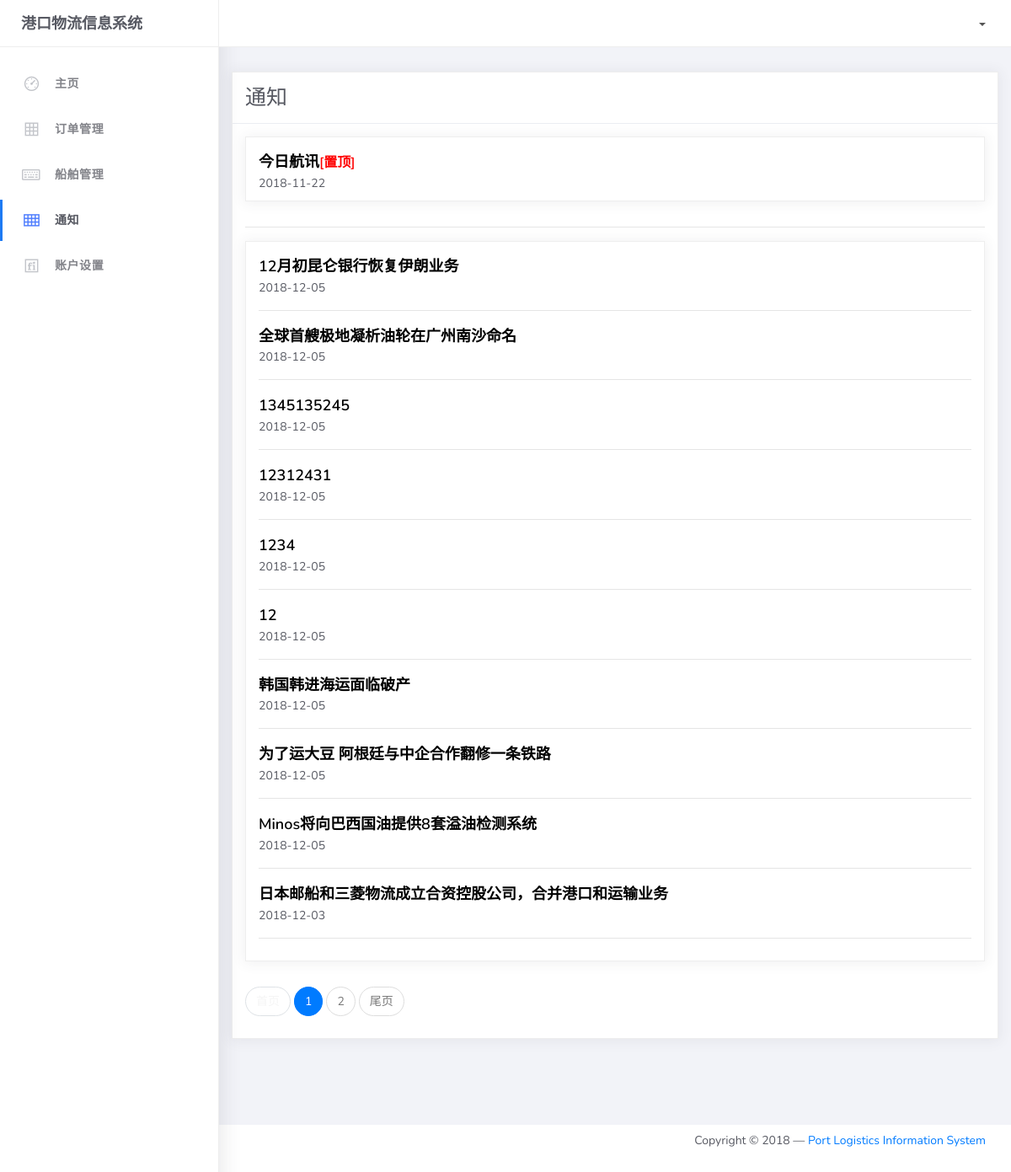
The page /notification/list/1 on the database its author committed.
### notification/models.py (models this page shows, shortened)
class Notification(models.Model):
    title = models.CharField(max_length=50)
    content = models.TextField()  # Text长文本字段，可以写很多内容
    publish_time = models.DateTimeField(auto_now_add=True)  # 日期，新增自动写入
    recommend = models.BooleanField(default=False) #置顶
    class Meta:
        ordering = ['-publish_time']

### notification/views.py (the view)
# urls.py: path('notification/', include("notification.urls")),
def notification(request, page_num):
    page = Paginator(Notification.objects.filter(recommend=False), per_page=10)
    articles = page.page(page_num)
    top_articles = Notification.objects.filter(recommend=True)
    content = {"articles": articles, "top_articles":top_articles, 'page_num':page_num, 'count':page.count//10+1}
    return render(request, "notification.html", content)

### login/templates/notification.html (shortened to what this page needs)
{% extends 'index.html' %}
{% block sidebar %}
	<li class="nav-item">
		<a href="{% url 'homepage' %}">
			<i class="la la-dashboard"></i>
			<p>主页</p>
		</a>
	</li>
	<li class="nav-item">
		<a href="{% url 'order' %}">
			<i class="la la-table"></i>
			<p>订单管理</p>
		</a>
	</li>
	<li class="nav-item">
		<a href="{% url 'ships' %}">
			<i class="la la-keyboard-o"></i>
			<p>船舶管理</p>
		</a>
	</li>
	<li class="nav-item active">
		<a href="notification/list/1">
			<i class="la la-th"></i>
			<p>通知</p>
		</a>
	</li>
	<li class="nav-item">
		<a href="{% url 'profile' %}">
			<i class="la la-fonticons"></i>
			<p>账户设置</p>
		</a>
	</li>
{% endblock %}
{% block main-panel %}
    <div class="content">
        <div class="card">
          <h5 class="card-header">通知</h5>
          <font class="card-body">
                <div class="card">
                      <div class="card-body">
              {% for article in top_articles %}
                          <h4 class="card-title" ><a href="{% url 'detail' article.id %}?infer={{ page_num }}"><font color="black">{{ article.title }}</font></a><font size="3" color="red">[置顶]</font></h4>
                           {{ article.publish_time|date:"Y-m-d" }}
              {% endfor %}
                     </div>
                </div>
                 <hr>
               <div class="card">
                      <div class="card-body">
              {% for article in articles %}
                          <h4 class="card-title"><a href="{% url 'detail' article.id %}?infer={{ page_num }}"><font color="black">{{ article.title }}</font></a></h4>
                           {{ article.publish_time|date:"Y-m-d" }}
                          <hr>
              {% endfor %}
                      </div>
              </div>
              <nav aria-label="Page navigation example">
              <ul class="pagination">
                  {% if page_num == 1 %}
                <li class="page-item disabled">
                  <a class="page-link" href="#"><font color="#f5f5f5">首页</font></a>
                </li>
                  {% else %}
                <li class="page-item">
                  <a class="page-link" href="{% url 'notification' 1 %}">首页</a>
                </li>
                  {% endif %}
                <li class="page-item active">
                  <a class="page-link" href="#">{{ page_num }}<span class="sr-only">(current)</span></a>
                </li>
                  {% if page_num|add:1 > count %}
                  {% else %}
                <li class="page-item"><a class="page-link" href="{% url 'notification' page_num|add:1 %}">{{ page_num|add:1 }}</a></li>
                  {% endif %}
                  {% if page_num == count %}
                <li class="page-item disabled">
                  <a class="page-link" href="#"><font color="#f5f5f5">尾页</font></a>
                </li>
                  {% else %}
                <li class="page-item">
                  <a class="page-link" href="{% url 'notification' count %}">尾页</a>
                </li>
                  {% endif %}
              </ul>
            </nav>
        </div>
    </div>
{% endblock %}

### rows shown on the page
Notification: title "今日航讯", publish_time "2018-11-22"
Notification: title "12月初昆仑银行恢复伊朗业务", publish_time "2018-12-05"
Notification: title "全球首艘极地凝析油轮在广州南沙命名", publish_time "2018-12-05"
Notification: title "1345135245", publish_time "2018-12-05"
Notification: title "12312431", publish_time "2018-12-05"
Notification: title "1234", publish_time "2018-12-05"
Notification: title "12", publish_time "2018-12-05"
Notification: title "韩国韩进海运面临破产", publish_time "2018-12-05"
Notification: title "为了运大豆 阿根廷与中企合作翻修一条铁路", publish_time "2018-12-05"
Notification: title "Minos将向巴西国油提供8套溢油检测系统", publish_time "2018-12-05"
Notification: title "日本邮船和三菱物流成立合资控股公司，合并港口和运输业务", publish_time "2018-12-03"

### other values the page prints
{{ page_num }} "1"
{{ page_num|add:1 }} "2"
